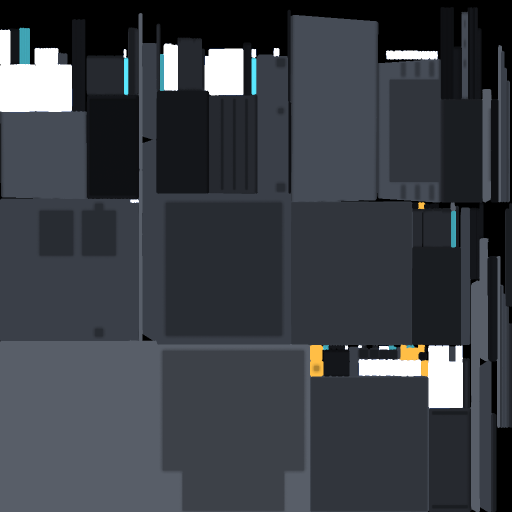
#> input picture art/units/addon_armour.png, 1024 x 1024 px, given in place of addon_armour.png_top.png, which was not available (shown at 1/2 size)
$ python paint_units.py ../../art/units/addon_armour.png
#> lines starting #> are read from the running program, lines starting #| are printed output that depends on the picture; pictures that were not available may be replaced by others from this repository, and a replacement may not be noted
"""Repaints Battler models' flat views with ComfyUI: paint_units.py <name> ... [--stray 0.5] [--seed 5] [--flux]
The whole paint pass for one model:
  1. blender_views.py (ai-tools) renders art/units/<name>.glb straight on -> art/_gen/ships_iso/paint/<name>_<view>.png
  2. this: each view cropped to the model, enlarged so SDXL has room for detail, repainted as worn dieselpunk armour
     (not far from what it was given), shrunk back -> <name>_<view>_paint.png
  3. paint_model.py (ai-tools) --folder art/units projects the repaints onto <name>.png (the old one kept as _plain).
Run with ComfyUI's Python. About 25 s a view."""
import os, sys, subprocess
from PIL import Image
sys.path.insert(0, r"C:\dev\ai-tools\comfy")
import pixelgen as pg
sys.path.insert(0, os.path.dirname(os.path.abspath(__file__)))
import fluxgen

ROOT = os.path.abspath(os.path.join(os.path.dirname(os.path.abspath(__file__)), "..", ".."))
DIR = os.path.join(ROOT, "art", "_gen", "ships_iso", "paint")
BLENDER = r"C:\dev\blender-4.5.14-windows-x64\blender.exe"
TOOLS = r"C:\dev\ai-tools\blender"
LOOK = {"top": "seen from directly above", "side": "side view", "front": "front view", "back": "rear view"}
WORDS = ("{look} of a dieselpunk military {what}, heavy riveted olive drab steel armour plates, weld seams, bolts, "
         "access hatches, grilles, chipped paint showing bare steel on the edges, soot, oil and dust stains, faded "
         "stencil markings, orthographic, flat even lighting, crisp, high detail game texture")
NEG = ("blurry, soft, smooth, plastic, toy, cartoon, text, watermark, background scenery, ground, person, crew, face, "
       "perspective, cast shadow, new parts, extra barrels, glowing, sci-fi, spaceship, camouflage blotches")
WHAT = {"hq": "headquarters bunker", "factory": "vehicle workshop", "extractor": "oil pumpjack", "powerplant": "diesel power plant",
        "turret": "gun emplacement", "flak": "anti-aircraft gun", "bombard": "heavy mortar emplacement", "wall": "armoured wall",
        "outpost": "field outpost", "flier": "propeller fighter plane", "bomber": "propeller bomber plane", "scout": "armoured car",
        "ranger": "armoured car with a machine gun", "mobilebase": "big armoured truck", "artillery": "self-propelled howitzer",
        "mortar": "mortar carrier", "lighttank": "light war machine with an open girder frame on six tall spoked wheels, an engine with a big flywheel in front and a swivel cannon on an armoured box", "tank": "riveted steel drum war machine on four huge treaded wheels"}

args = sys.argv[1:]


def opt(name, default, kind=float):
    if name in args:
        i = args.index(name)
        v = kind(args[i + 1])
        del args[i:i + 2]
        return v
    return default


stray, seed = opt("--stray", 0.5), int(opt("--seed", 5))
use_flux = "--flux" in args          # (FLUX schnell repaints instead of SDXL: cleaner, more believable metal)
if use_flux:
    args.remove("--flux")
FLUX_WORDS = ("{look}, straight on, of a {what}. Practical 1940s diesel-era engineering painted olive drab: clean "
              "welded steel plates, rivets, bolts, hinges, worn chipped paint edges showing bare steel, light dust "
              "and soot. Flat even lighting, sharp, orthographic, plain dark background. No text.")
env = dict(os.environ, ART_PROJECT=ROOT)
pg.start_server()
#> (this line was passed over: pixelgen is not available in this run)
for name in args:
    subprocess.run([BLENDER, "--background", "--python", os.path.join(TOOLS, "blender_views.py"), "--",
                    name, os.path.join(ROOT, "art", "units"), "1024"], env=env, capture_output=True, check=True)
#> (this line was passed over: subprocess is not available in this run)
    what = next((v for k, v in WHAT.items() if name.startswith(k) and (k != "factory" or "_" in name)), "war machine")
    if name.startswith("factory"):
        what = "vehicle workshop"
    for view, look in LOOK.items():
        src = Image.open(os.path.join(DIR, "%s_%s.png" % (name, view))).convert("RGBA")
#> src is the input picture: PIL image 1024x1024 RGBA; mean R, G, B, A 50.5, 55.9, 64.7, 245
        box = src.getchannel("A").getbbox()
#> box = (0, 0, 1024, 1024)
        if not box:
            continue
        pad = 24
        box = (max(0, box[0] - pad), max(0, box[1] - pad), min(src.width, box[2] + pad), min(src.height, box[3] + pad))
        crop = src.crop(box)
        scale = 1024.0 / max(crop.size)
#> scale = 1
        w, h = [max(256, int(round(v * scale / 64.0)) * 64) for v in crop.size]
#> w = 1024; h = 1024
        canvas = Image.new("RGB", crop.size, (58, 60, 70))
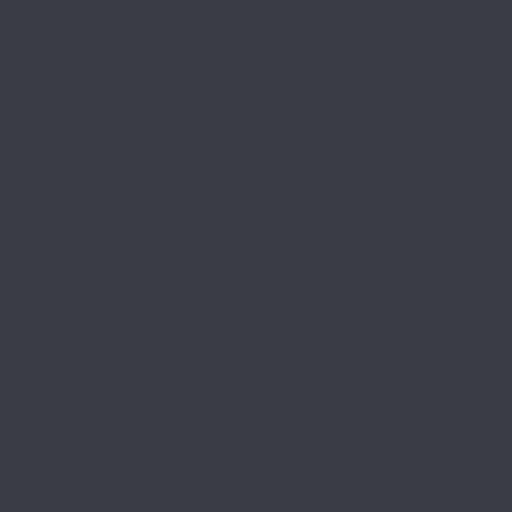
#> canvas: PIL image 1024x1024 RGB (shown at 1/2 size); mean R, G, B 58, 60, 70
        canvas.paste(crop, (0, 0), crop)
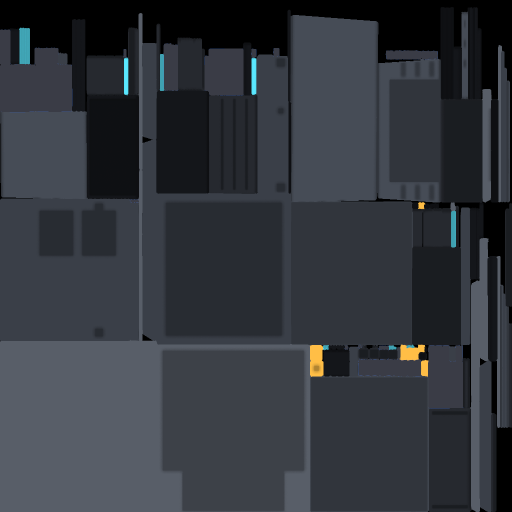
#> canvas: PIL image 1024x1024 RGB (shown at 1/2 size); mean R, G, B 50.4, 54.5, 61.1
        init = os.path.join(DIR, "_init.png")
        canvas.resize((w, h), Image.Resampling.LANCZOS).save(init)
        if use_flux:
            g = fluxgen.graph(FLUX_WORDS.format(look=look[0].upper() + look[1:], what=what), seed, w, h, steps=8)
            g["init"] = {"class_type": "LoadImage", "inputs": {"image": pg.stage_init(init)}}
            g["latent"] = {"class_type": "VAEEncode", "inputs": {"pixels": ["init", 0], "vae": ["vae", 0]}}
            g["sample"]["inputs"]["denoise"] = stray
        else:
#> (the run stopped early here; a loop or call above may not have finished)

$ run again, on art/units/addon_core.png
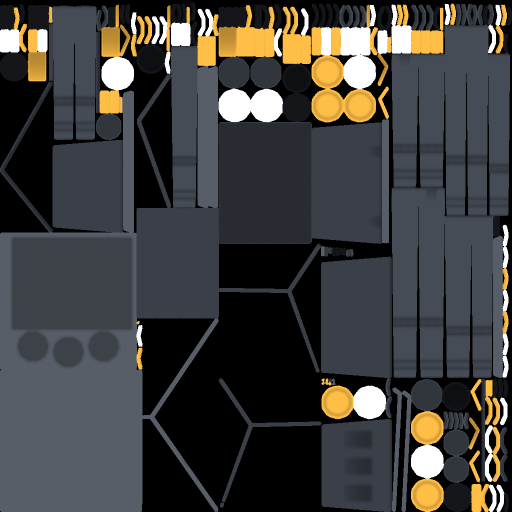
#> input picture art/units/addon_core.png, 1024 x 1024 px, given in place of addon_core.png_top.png, which was not available (shown at 1/2 size)
#> src is the input picture: PIL image 1024x1024 RGBA; mean R, G, B, A 55.9, 57, 58.7, 244.6
#> box = (0, 0, 1024, 1024)
#> `canvas.paste(crop, (0, 0), crop)`:
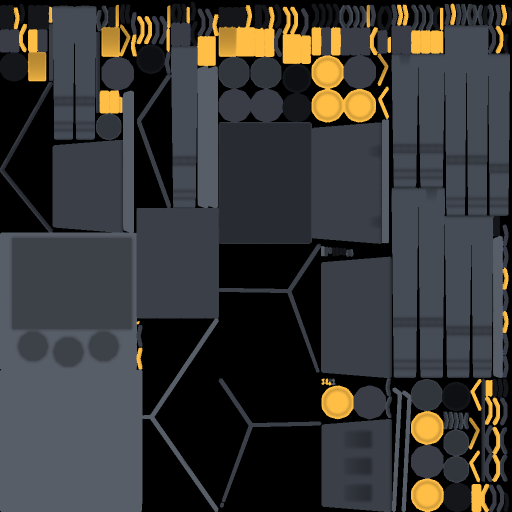
#> canvas: PIL image 1024x1024 RGB (shown at 1/2 size); mean R, G, B 55.5, 55.1, 54

$ run again, on art/units/addon_guns.png
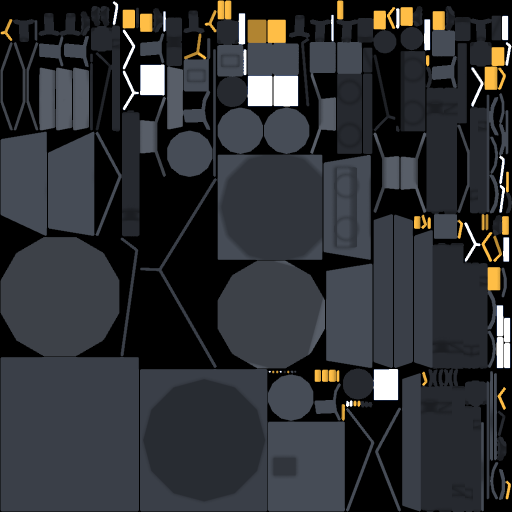
#> input picture art/units/addon_guns.png, 1024 x 1024 px, given in place of addon_guns.png_top.png, which was not available (shown at 1/2 size)
#> src is the input picture: PIL image 1024x1024 RGBA; mean R, G, B, A 42.6, 45.3, 50.2, 249.8
#> box = (0, 0, 1024, 1024)
#> `canvas.paste(crop, (0, 0), crop)`:
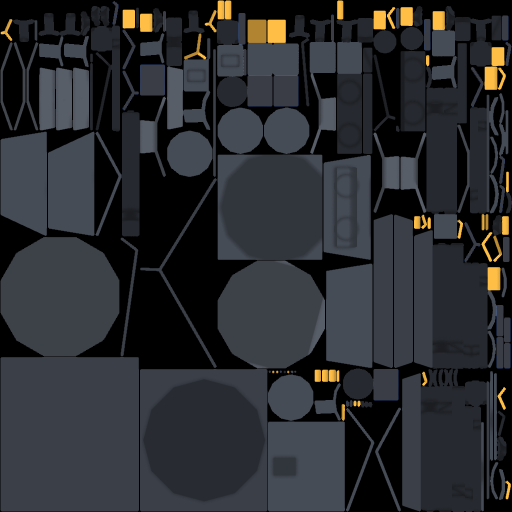
#> canvas: PIL image 1024x1024 RGB (shown at 1/2 size); mean R, G, B 42.5, 44.5, 47.9
